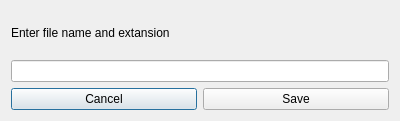
<?xml version="1.0" encoding="UTF-8"?>
<ui version="4.0">
 <class>SaveResult</class>
 <widget class="QDialog" name="SaveResult">
  <property name="geometry">
   <rect>
    <x>0</x>
    <y>0</y>
    <width>400</width>
    <height>121</height>
   </rect>
  </property>
  <property name="windowTitle">
   <string>Dialog</string>
  </property>
  <layout class="QVBoxLayout" name="verticalLayout_2">
   <item>
    <layout class="QVBoxLayout" name="verticalLayout">
     <item>
      <widget class="QLabel" name="label">
       <property name="text">
        <string>Enter file name and extansion</string>
       </property>
      </widget>
     </item>
     <item>
      <widget class="QLineEdit" name="enterLine"/>
     </item>
    </layout>
   </item>
   <item>
    <layout class="QHBoxLayout" name="horizontalLayout">
     <item>
      <widget class="QPushButton" name="buttCancel">
       <property name="text">
        <string>Cancel</string>
       </property>
      </widget>
     </item>
     <item>
      <widget class="QPushButton" name="buttSave">
       <property name="text">
        <string>Save</string>
       </property>
      </widget>
     </item>
    </layout>
   </item>
  </layout>
 </widget>
 <resources/>
 <connections/>
</ui>
